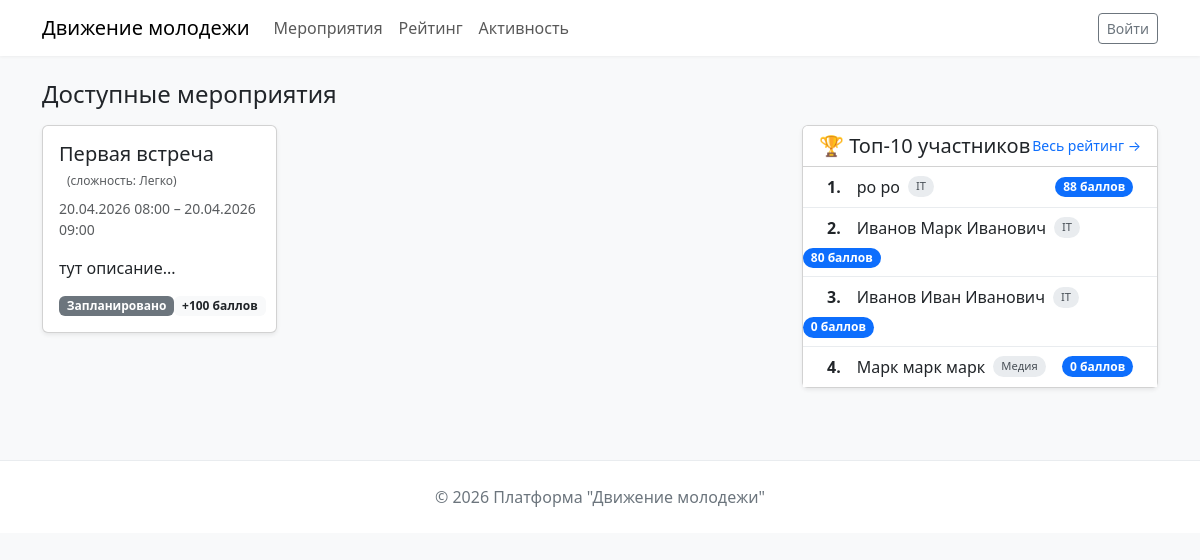
Before: / with the older database file.
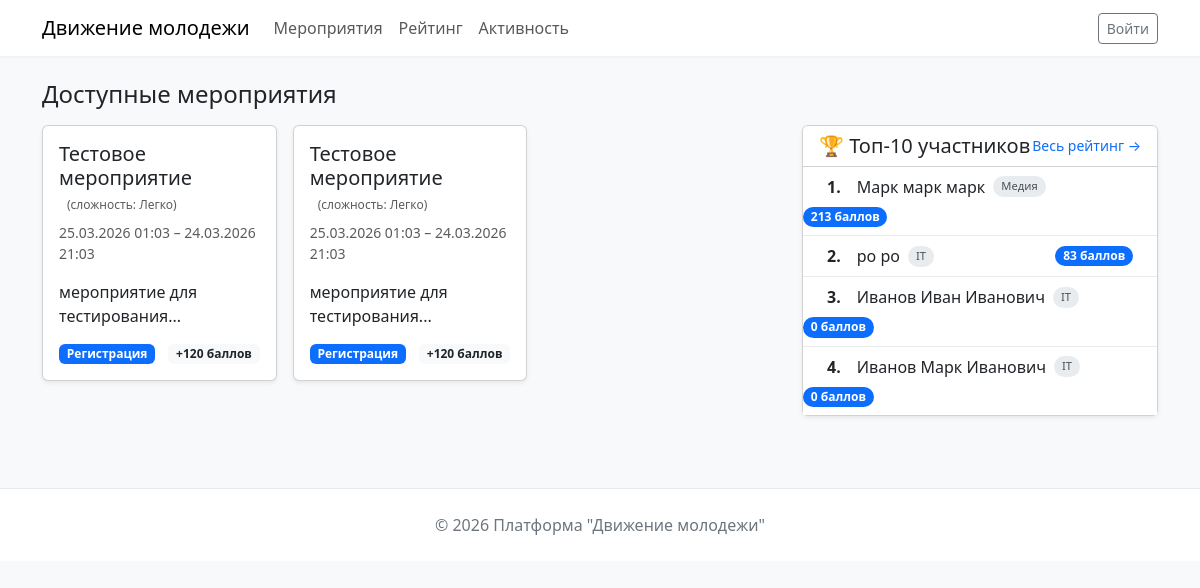
After: the same page with the newer database file.
### tables this page shows
CREATE TABLE `events` (
  `event_ID` int NOT NULL,
  `event_Organizer` int NOT NULL,
  `event_Title` varchar(256) NOT NULL,
  `event_Description` text,
  `event_Status` int NOT NULL,
  `event_Category` int NOT NULL,
  `event_DateTimeStart` datetime NOT NULL DEFAULT CURRENT_TIMESTAMP,
  `event_DateTimeEnd` datetime NOT NULL,
  `event_Points` int NOT NULL,
  `event_Bonuses` int DEFAULT NULL,
  `event_Coef` int NOT NULL
);

CREATE TABLE `coef` (
  `coef_ID` int NOT NULL,
  `coef_Value` decimal(3,2) NOT NULL,
  `coef_Difficult` varchar(64) NOT NULL
);

CREATE TABLE `status_event` (
  `status_ID` int NOT NULL,
  `status_Type` varchar(64) NOT NULL
);

CREATE TABLE `participant_levelsrate` (
  `participant_UserID` int NOT NULL,
  `participant_Level` int NOT NULL DEFAULT '1',
  `participant_TotalScore` int NOT NULL DEFAULT '0',
  `participant_missingScore` int NOT NULL
);

CREATE TABLE `participant_profiles` (
  `participant_UserID` int NOT NULL,
  `participant_FullName` varchar(256) NOT NULL,
  `participant_category` int NOT NULL,
  `participant_Age` int NOT NULL,
  `participant_City` varchar(64) NOT NULL
);

CREATE TABLE `category` (
  `category_ID` int NOT NULL,
  `category_Type` varchar(64) NOT NULL
);

### src/controllers/routers.php (called while the page is built, shortened)
<?php
Router::action();

### index.php (called while the page is built, shortened)
<?php
require_once 'src/controllers/router.php';
require_once 'src/controllers/routers.php';

### src/views/pages/home.php (the view, shortened to what the changed rows need)
<?php
$sqlEvents = "SELECT e.event_ID, e.event_Title, e.event_Description,
                     e.event_DateTimeStart, e.event_DateTimeEnd, e.event_Points,
                     c.coef_Value, c.coef_Difficult,
                     s.status_Type
              FROM events e
              JOIN status_event s ON e.event_Status = s.status_ID
              JOIN coef c ON e.event_Coef = c.coef_ID
              WHERE e.event_Status IN (1, 2, 3)
              ORDER BY e.event_DateTimeStart ASC";
$stmtEvents = database::$pdo->prepare($sqlEvents);
$stmtEvents->execute();
$events = $stmtEvents->fetchAll(PDO::FETCH_ASSOC);
$sqlTop = "SELECT pl.participant_UserID, pp.participant_FullName, pl.participant_TotalScore,
                  cat.category_Type
           FROM participant_levelsrate pl
           JOIN participant_profiles pp ON pl.participant_UserID = pp.participant_UserID
           JOIN category cat ON pp.participant_category = cat.category_ID
           ORDER BY pl.participant_TotalScore DESC
           LIMIT 10";
$stmtTop = database::$pdo->prepare($sqlTop);
$stmtTop->execute();
$topParticipants = $stmtTop->fetchAll(PDO::FETCH_ASSOC);
?>
<!DOCTYPE html>
<html lang="ru">
<head>
    <link href="https://cdn.jsdelivr.net/npm/bootstrap@5.3.0-alpha1/dist/css/bootstrap.min.css" rel="stylesheet">
    <link href="/assets/css/home.css" rel="stylesheet">
</head>
<body>
    <nav class="navbar navbar-expand-lg navbar-light">
        <div class="container">
            <a class="navbar-brand" href="/">Движение молодежи</a>
            <div class="collapse navbar-collapse">
                <ul class="navbar-nav me-auto mb-2 mb-lg-0">
                    <li class="nav-item"><a class="nav-link" href="/events">Мероприятия</a></li>
                    <li class="nav-item"><a class="nav-link" href="/rating">Рейтинг</a></li>
                    <li class="nav-item"><a class="nav-link" href="/activity">Активность</a></li>
                </ul>
                <?php if (isset($_SESSION['user_id'])): ?>
                    <div class="d-flex align-items-center">
                        <?php if ($_SESSION['user_role'] == 3): ?>
                            <a href="/admin" class="btn btn-outline-warning btn-sm me-2">Панель администратора</a>
                        <?php endif; ?>
                        <?php if ($_SESSION['user_role'] >= 2): ?>
                            <a href="/hr-dashboard" class="btn btn-outline-info btn-sm me-2">Инспекция</a>
                        <?php endif; ?>
                        <a href="/profile" class="text-dark text-decoration-none me-2">
                            <?= htmlspecialchars($_SESSION['user_fullname'] ?? $_SESSION['user_login']) ?>
                        </a>
                        <form method="POST" action="/logout">
                            <button class="btn btn-outline-danger btn-sm">Выйти</button>
                        </form>
                    </div>
                <?php else: ?>
                    <a href="/auth" class="btn btn-outline-secondary btn-sm">Войти</a>
                <?php endif; ?>
            </div>
        </div>
    </nav>
    <main class="container py-4">
        <div class="row">
            <h2 class="h4 mb-3">Доступные мероприятия</h2>
            <div class="col-lg-8">
                <?php if (empty($events)): ?>
                    <p class="text-muted">Нет доступных мероприятий.</p>
                <?php else: ?>
                    <div class="row g-3" id="events-container">
                        <?php foreach ($events as $event):
                            $statusClass = match ($event['status_Type']) {
                                'Запланировано' => 'bg-secondary',
                                'Регистрация'   => 'bg-primary',
                                'Старт'         => 'bg-success',
                                default         => 'bg-secondary'
                            };
                        ?>
                            <div class="col-md-6 col-lg-4 mb-4">
                                <div class="card h-100 shadow-sm">
                                    <div class="card-body">
                                        <h5 class="card-title">
                                            <a href="/event?id=<?= $event['event_ID'] ?>" class="text-dark text-decoration-none">
                                                <?= htmlspecialchars($event['event_Title']) ?>
                                            </a>
                                            <small class="text-muted ms-2" style="font-size: 0.75rem;">
                                                (сложность: <?= htmlspecialchars($event['coef_Difficult']) ?>)
                                            </small>
                                        </h5>
                                        <p class="card-text small text-muted">
                                            <?= date('d.m.Y H:i', strtotime($event['event_DateTimeStart'])) ?> –
                                            <?= date('d.m.Y H:i', strtotime($event['event_DateTimeEnd'])) ?>
                                        </p>
                                        <p class="card-text"><?= htmlspecialchars(mb_substr($event['event_Description'], 0, 100)) ?>...</p>
                                        <div class="d-flex justify-content-between align-items-center">
                                            <span class="badge <?= $statusClass ?>"><?= htmlspecialchars($event['status_Type']) ?></span>
                                            <span class="badge bg-light text-dark">
                                                +<?= round($event['event_Points'] * $event['coef_Value'], 2) ?> баллов
                                            </span>
                                        </div>
                                    </div>
                                </div>
                            </div>
                        <?php endforeach; ?>
                    </div>
                <?php endif; ?>
            </div>
            <div class="col-lg-4">
                <div class="card shadow-sm">
                    <div class="card-header bg-white">
                        <div class="d-flex justify-content-between align-items-center">
                            <h2 class="h5 mb-0">🏆 Топ-10 участников</h2>
                            <a href="/rating" class="small">Весь рейтинг →</a>
                        </div>
                    </div>
                    <div class="card-body p-0">
                        <?php if (empty($topParticipants)): ?>
                            <p class="text-muted p-3">Нет данных.</p>
                        <?php else: ?>
                            <div class="list-group list-group-flush">
                                <?php $rank = 1;
                                foreach ($topParticipants as $participant): ?>
                                    <div class="list-group-item top-item">
                                        <div class="participant-info">
                                            <span class="fw-bold me-2 ms-4"><?= $rank ?>.</span>
                                            <a href="/profile?id=<?= $participant['participant_UserID'] ?>" class="text-dark">
                                                <?= htmlspecialchars($participant['participant_FullName']) ?>
                                            </a>
                                            <span class="category-badge"><?= htmlspecialchars($participant['category_Type']) ?></span>
                                        </div>
                                        <span class="badge bg-primary rounded-pill me-4"><?= $participant['participant_TotalScore'] ?> баллов</span>
                                    </div>
                                <?php $rank++;
                                endforeach; ?>
                            </div>
                        <?php endif; ?>
                    </div>
                </div>
            </div>
        </div>
    </main>
    <footer>
        <div class="container">
            <p class="mb-0">© 2026 Платформа "Движение молодежи"</p>
        </div>
    </footer>
</body>
</html>

### src/controllers/router.php (shortened to what the changed rows need)
<?php
class Router
{
    public static $getRoutes = [];
    public static function getMethods($URI, $namepage)
    {
        self::$getRoutes[] = [
            "uri" => $URI,
            "namepage" => $namepage
        ];
    }
    public static function action()
    {
        $routing = $_GET['routing'] ?? "";
        $requestUri = "/" . $routing;
        foreach (self::$getRoutes as $route) {
            if ($route['uri'] === $requestUri) {
                $viewFile = "src/views/pages/" . $route['namepage'] . ".php";
                include $viewFile;
                return;
            }
        }
        die("404 - Страница не найдена");
    }
}

Changed rows visible on the page:
no longer on this page (row edited): events: event_Title "Первая встреча", event_Coef.coef_Difficult "Легко", event_DateTimeStart "20.04.2026 08:00", event_DateTimeEnd "20.04.2026 09:00", event_Description "тут описание", event_Status.status_Type "Запланировано", $event['event_Points']*$event['coef_Value'] "100"
added events: event_Title "Тестовое мероприятие", event_Coef.coef_Difficult "Легко", event_DateTimeStart "25.03.2026 01:03", event_DateTimeEnd "24.03.2026 21:03", event_Description "мероприятие для тестирования", event_Status.status_Type "Регистрация", $event['event_Points']*$event['coef_Value'] "120"
added events: event_Title "Тестовое мероприятие", event_Coef.coef_Difficult "Легко", event_DateTimeStart "25.03.2026 01:03", event_DateTimeEnd "24.03.2026 21:03", event_Description "мероприятие для тестирования", event_Status.status_Type "Регистрация", $event['event_Points']*$event['coef_Value'] "120"
changed participant_levelsrate "Марк марк марк": participant_TotalScore "0" → "213"; moves up the list
changed participant_levelsrate "po po": participant_TotalScore "88" → "83"
shown differently, row unchanged: participant_levelsrate "Иванов Иван Иванович": moves down the list
changed participant_levelsrate "Иванов Марк Иванович": participant_TotalScore "80" → "0"
